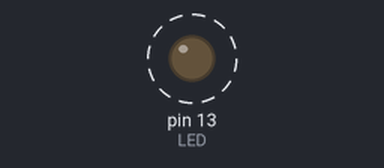
Simulated run of this sketch. Board: Arduino Uno, built with avr-gcc and run on an emulated ATmega328P. On the bench: output pins drawn as LEDs (lit = HIGH). Dashed ring = blinking.

Above: at 0.5 s.
Timing chart, 0 to 4.6 s (numbered marks = the images above):
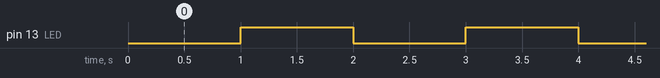

Measured:
- by itself, pin 13 (LED): alternates HIGH for 1.0 s and LOW for 1.0 s

The sketch:

Day1.ino
```cpp
#define LED 13

long start;
bool on = false;

void setup() {
    start = millis();
    pinMode(LED, OUTPUT);
}

void loop() {
    if (millis() - start >= 1000) {
        on = !on;
        digitalWrite(LED, on);
        start = millis();
    }
}
```
